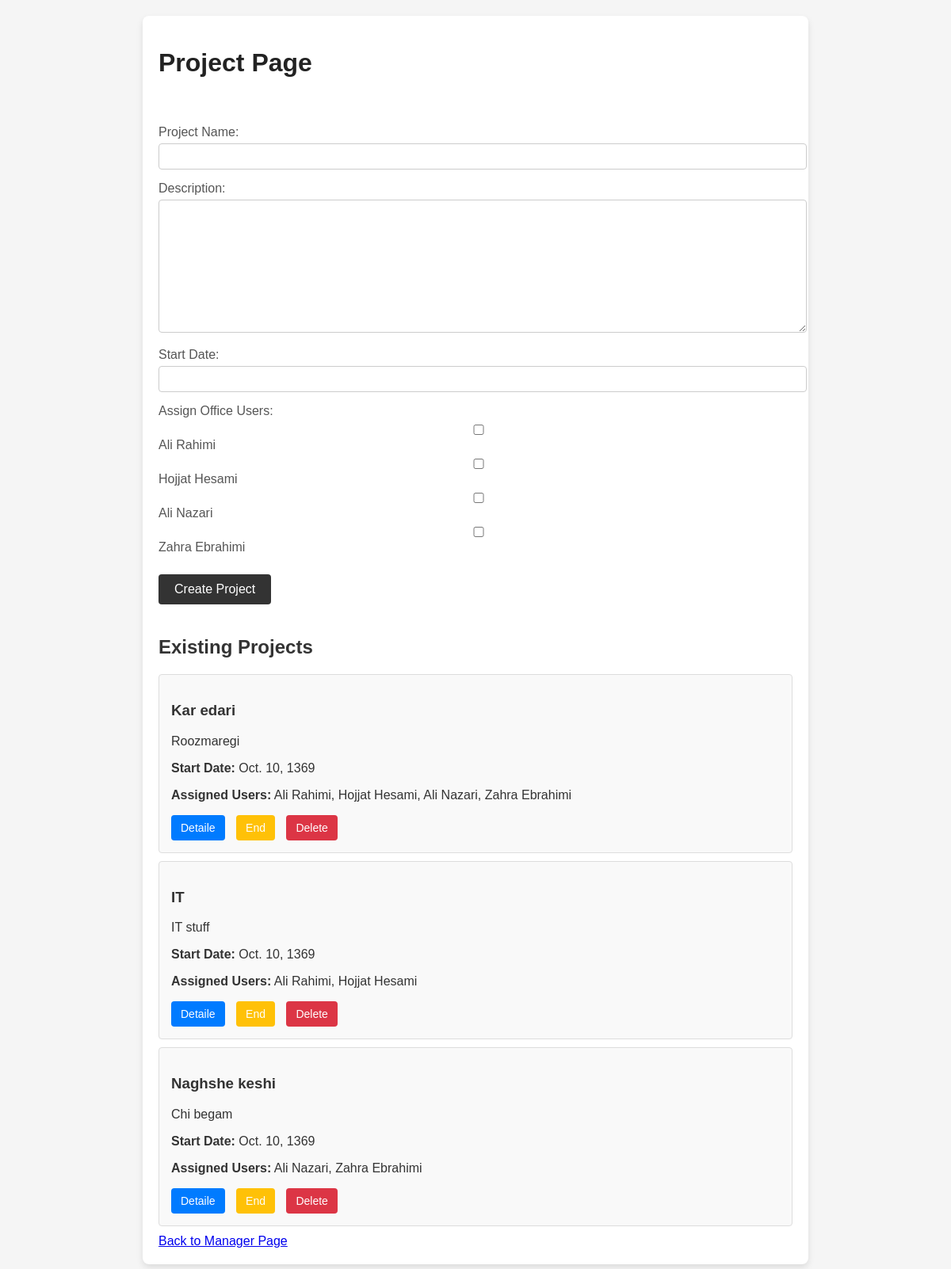
Before: /projects/ (signed in) with the older database file.
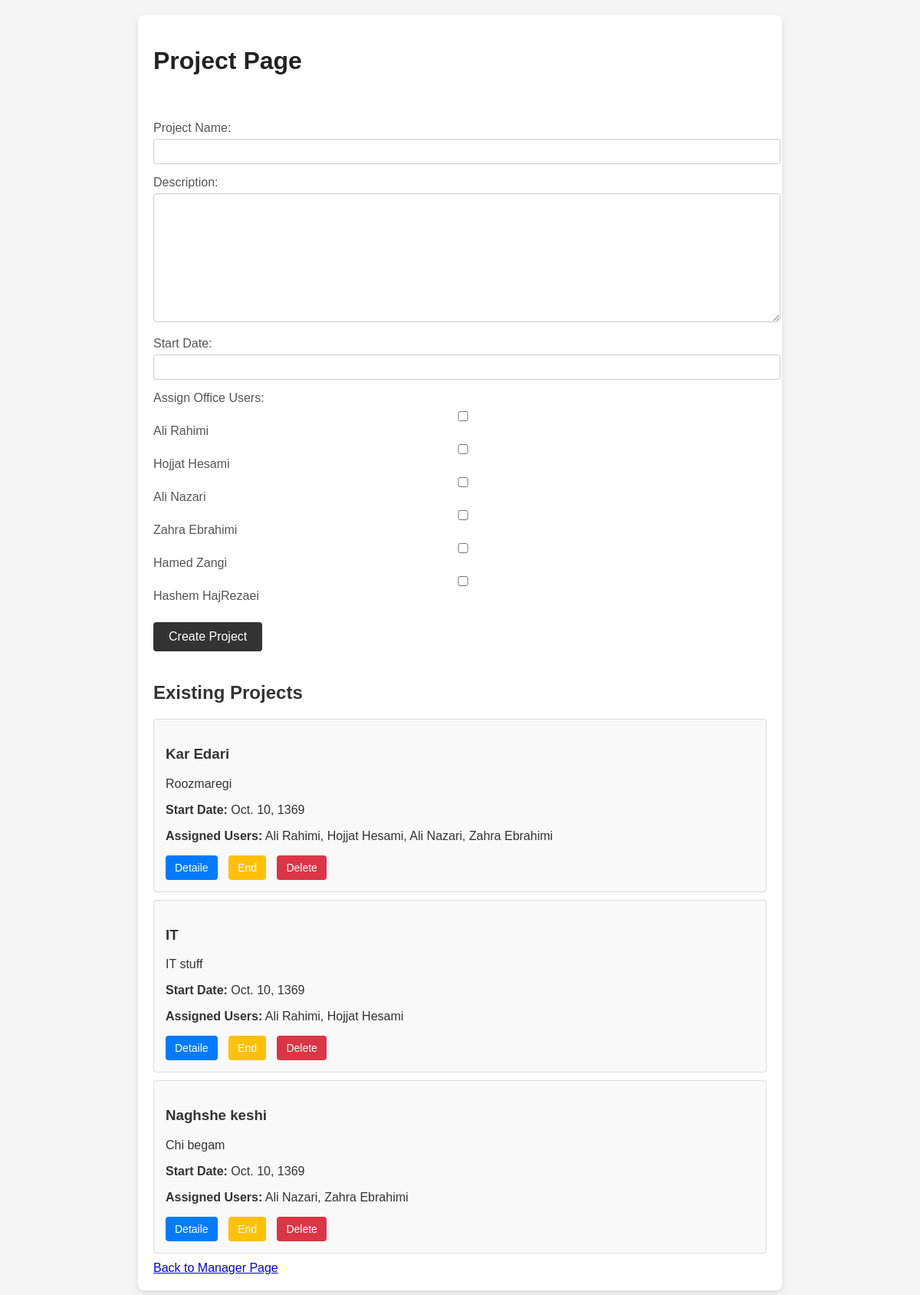
After: the same page with the newer database file.
### daftarMain/models.py (models this page shows, shortened)
class Project(models.Model):
    name = models.CharField(max_length=100)
    description = models.TextField(null=True, blank=True)
    start_date = models.DateField()
    end_date = models.DateField(null=True, blank=True)
    assigned_users = models.ManyToManyField(OfficeUser, related_name='projects')

### daftarMain/views.py (the view)
# urls.py: path('projects/', views.project_page, name='project_page'),
@login_required
def project_page(request):
    if request.method == 'POST':
        form = ProjectForm(request.POST)
        if form.is_valid():
            project = form.save(commit=False)  # Save the form data without committing to the DB
            project.save()  # Now commit to the DB
            form.save_m2m()  # Save many-to-many relationships, required for assigned_users
            messages.success(request, 'Project created successfully!')  # Add success message
            return redirect('project_page')
    else:
        form = ProjectForm()
    projects = Project.objects.all()
    context = {
        'form': form,
        'projects': projects,
    }
    return render(request, 'project_page.html', context)

### daftarMain/forms.py
class ProjectForm(forms.ModelForm):
    assigned_users = forms.ModelMultipleChoiceField(
        queryset=OfficeUser.objects.all(),
        widget=forms.CheckboxSelectMultiple,
        required=True,
        label="Assign Office Users"
    )
    class Meta:
        model = Project
        fields = ['name', 'description', 'start_date', 'end_date', 'assigned_users']

### daftarMain/models.py (called while the page is built)
    def __str__(self):
        return f"{self.first_name} {self.last_name}"

### daftarMain/templates/project_page.html (shortened to what this page needs)
<!DOCTYPE html>
<html lang="en">
<head>
</head>
<body>
    <div class="container">
        <h1>Project Page</h1>
        <div class="messages">
        </div>
        <form method="POST">
            <div class="form-group">
                <label for="id_name">Project Name:</label>
                {{ form.name }}
            </div>
            <div class="form-group">
                <label for="id_description">Description:</label>
                {{ form.description }}
            </div>
            <div class="form-group">
                <label for="id_start_date">Start Date:</label>
                {{ form.start_date }}
            </div>
            <div class="form-group">
                <label for="id_assigned_users">Assign Office Users:</label>
                {{ form.assigned_users }}
            </div>
            <button type="submit" class="button">Create Project</button>
        </form>
        <div class="project-list">
            <h2>Existing Projects</h2>
            {% for project in projects %}
            <div class="project-item">
                <h3>{{ project.name }}</h3>
                <p>{{ project.description }}</p>
                <p><strong>Start Date:</strong> {{ project.start_date }}</p>
                <p><strong>Assigned Users:</strong>
                    {% for user in project.assigned_users.all %}
                        {{ user.first_name }} {{ user.last_name }}{% if not forloop.last %}, {% endif %}
                    {% endfor %}
                </p>
                <div class="action-buttons">
                    <button class="edit-button" onclick="window.location.href='{% url 'detail_project' project.id %}'">Detaile</button>
                    {% if not project.end_date %}
                    <button class="end-button" onclick="window.location.href='{% url 'end_project' project.id %}'">End</button>
                    {% endif %}
                    <form method="POST" action="{% url 'delete_project' project.id %}" id="delete-form-{{ project.id }}" style="display:inline;">
                        <button class="delete-button" data-form-id="delete-form-{{ project.id }}" onclick="confirmDelete(event, '{{ project.name }}')">Delete</button>
                    </form>
                </div>
            </div>
            {% endfor %}
        </div>
        <a href="{% url 'office_manager_page' %}" class="back-link">Back to Manager Page</a>
    </div>
</body>
</html>

Changed rows visible on the page:
changed Project "Roozmaregi": name "Kar edari" → "Kar Edari"
Other visible differences:
form field assigned_users: "☐ ☐ ☐ ☐" → "☐ ☐ ☐ ☐ ☐ ☐"
text no longer shown: "Ali Rahimi Hojjat Hesami Ali Nazari Zahra Ebrahimi"
text now shown: "Ali Rahimi Hojjat Hesami Ali Nazari Zahra Ebrahimi Hamed Zangi Hashem HajRezaei"
